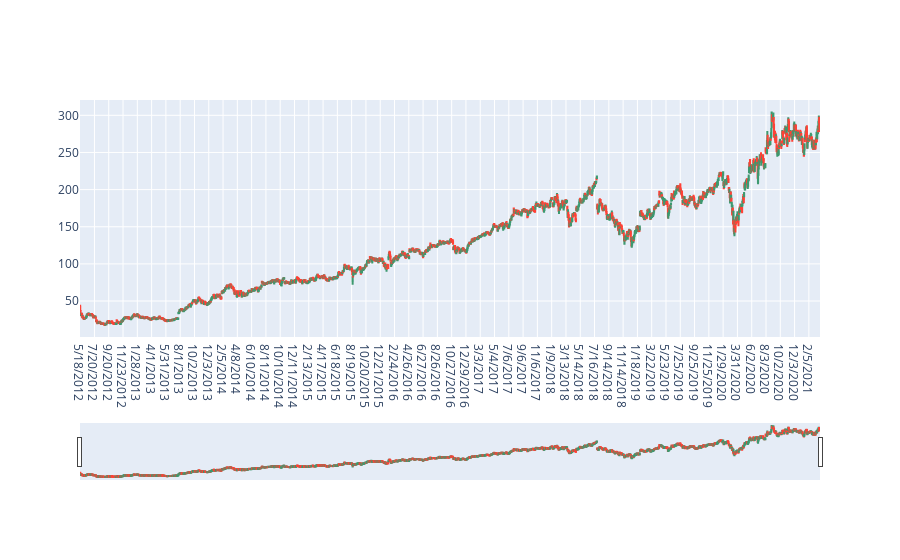

The cell this chart's notebook holds for it:
### Code cell
candlestick_viz(Netflix)

### Figure 1 — Plotly figure (JSON) as saved in the notebook; plotly's stock layout.template omitted (floating-point values rounded to 4 significant figures; data arrays with more than 128 entries replaced by an {"elided": "..."} marker saying what was removed)
{"data": [{"close": {"elided": "2227 float values"}, "high": {"elided": "2227 float values"}, "low": {"elided": "2227 float values"}, "open": {"elided": "2227 float values"}, "type": "candlestick", "x": {"elided": "2227 str values"}}], "layout": {}}
